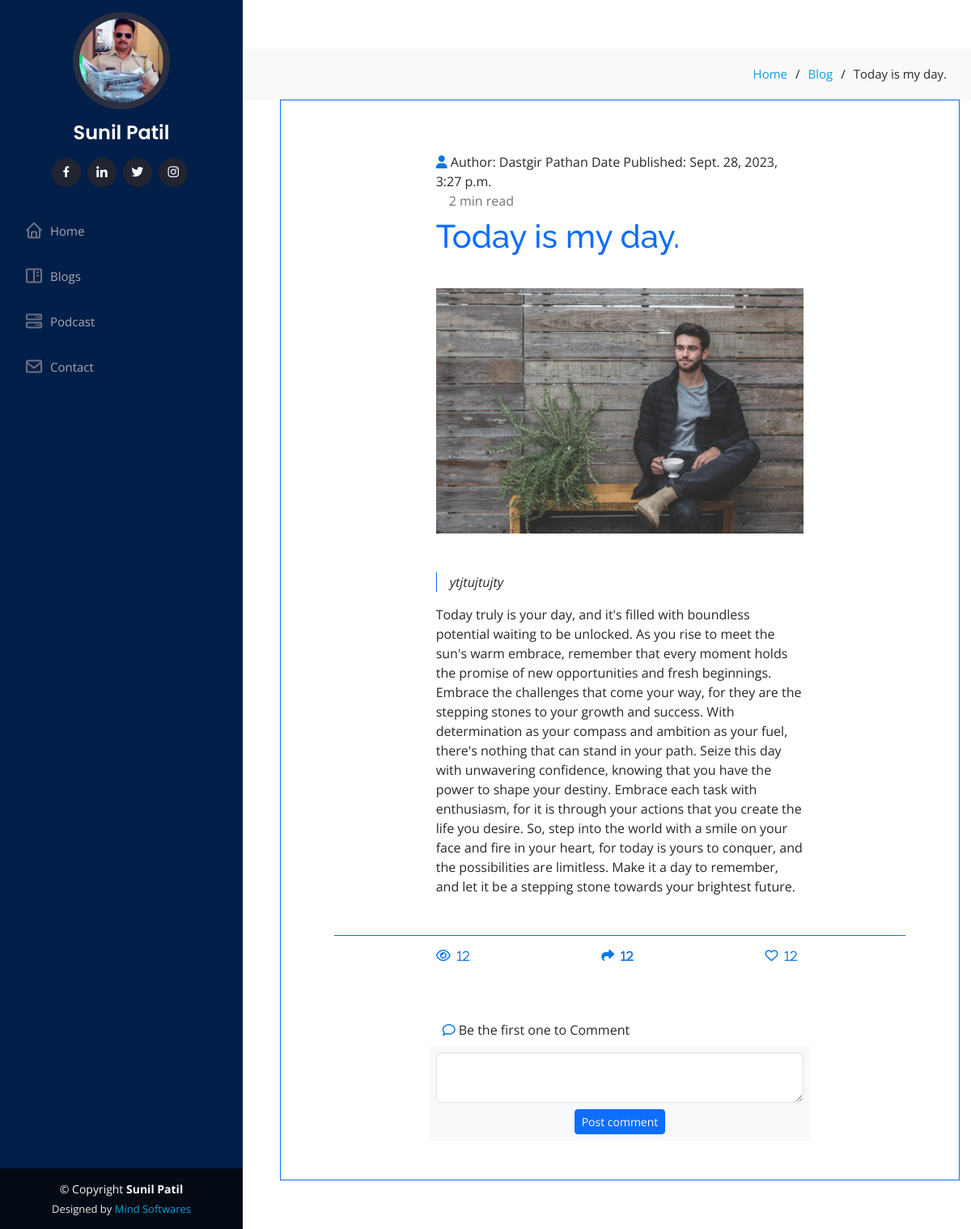
/post/1, run on the app's committed database.
### my_blog/models.py (models this page shows, shortened)
class Post(models.Model):
    title = models.CharField(max_length=200, null=True)
    post_image = models.ImageField(null=True, upload_to='post_images/')
    sub_title = models.CharField(max_length=500, null = True)
    content = models.TextField()
    author = models.ForeignKey(User, on_delete=models.CASCADE)
    date_published = models.DateTimeField(auto_now_add=True)
    categories = models.ManyToManyField('Category')

### my_blog/views.py (the view)
# urls.py: path('post/<int:pk>', views.Post.as_view(), name = 'post'),
class Post(DetailView):
  model = Postss
  template_name = 'post.html'

### my_blog/templates/post.html (shortened to what this page needs)
{% extends 'index.html' %}
{% load static %}
{% block main-content %}
{% block owl %}
<link href="{% static 'lib/owlcarousel/assets/owl.carousel.min.css' %}" rel="stylesheet">
<link rel="stylesheet" href="https://cdnjs.cloudflare.com/ajax/libs/font-awesome/6.4.2/css/all.min.css" />
{% endblock owl %}
<main id="main">
  <section>
    <section id="breadcrumbs" class="breadcrumbs">
      <div class="container mx-auto">
        <div class="d-flex justify-content-end">
          <ol>
            <li><a href="{% url 'home' %}">Home</a></li>
            <li><a href="{% url 'blog' %}">Blog</a></li>
            <li>{{post.title}} </li>
          </ol>
        </div>
      </div>
    </section>
    <div class="container-fluid">
      <div class="container border border-primary mx-3">
        <div class="row p-5">
          <div class="col-12  my-3">
            <div class="col-sm-8 d-flex mx-auto">
              <span><i class="fa fa-user" style="color: #0d78e3;"></i> Author: {{post.author.first_name}} {{post.author.last_name}} Date Published: {{post.date_published}}<div class="ms-3 text-secondary">2 min read</div> </span>
            </div>
            <div class="col">
              <div class="col-sm-8 mx-auto">
                <h1 class=" text-primary my-2">{{post.title}}</h1>
              </div>
            </div>
          </div>
          <div class="col-12 justify-content-center my-3 ">
            <div class="col-sm-8 mx-auto">
              <img src="{{post.post_image.url}}" class="img-fluid" alt="">
            </div>
          </div>
          <div class="col-12 my-3">
            <div class="col-sm-8 mx-auto">
              <div class="col border-start border-primary my-3">
                <p class=" mx-3" style="font-style: italic;">{{post.sub_title}}</p>
              </div>
              <p class="font-italic">
                {{post.content}} </p>
            </div>
          </div>
          <div class="col-12 mt-3 border-top border-primary">
            <div class="col-sm-8 d-flex mx-auto my-3 justify-content-between">
              <i class="fa-regular fa-eye text-right" style="color: #0d78e3;"><small class="px-2">12</small></i>
              <i class="fa fa-share" style="color: #0d78e3;"><small class="px-2">12</small></i>
              <i class="fa-regular fa-heart " style="color: #0d78e3;"><small class="px-2">12</small></i>
            </div>
          </div>
        </div>
        <div class="container mb-5">
          <div class="d-flex justify-content-center row">
            <div class="col-md-8">
              <div class="d-flex flex-column comment-section">
                <div class="bg-white">
                  <div class="d-flex flex-row fs-12">
                    <div class="like p-2 cursor mx-2"><i class="fa-regular fa-comment" style="color: #0d78e3;"></i></i><span class="ms-1">Be the first one to Comment</span></div>
                  </div>
                </div>
                <div class="bg-light p-2">
                  <div class="d-flex flex-row align-items-center"><textarea
                      class="form-control ml-1 shadow-none textarea"></textarea></div>
                  <div class="mt-2 text-center"><button class="btn btn-primary btn-sm shadow-none" type="button">Post
                      comment</button></div>
                </div>
              </div>
            </div>
          </div>
        </div>
      </div>
    </div>
  </section>
</main>
{% endblock main-content %}

### my_blog/static/assets/css/style.css (style rules this page uses)
body { font-family: "Open Sans", sans-serif; color: #272829; }
a { color: #149ddd; text-decoration: none; }
h1, h2, h3, h4, h5, h6 { font-family: "Raleway", sans-serif; }
#main { margin-left: 300px; }
.container, .container-fluid { padding-left: 30px; padding-right: 30px; }
section { padding: 60px 0; overflow: hidden; }
.breadcrumbs { padding: 20px 0; background: #f9f9f9; }
.breadcrumbs ol { display: flex; flex-wrap: wrap; list-style: none; padding: 0; margin: 0; font-size: 15px; }
.breadcrumbs ol li+li { padding-left: 10px; }
.breadcrumbs ol li+li::before { display: inline-block; padding-right: 10px; color: #0e2442; content: "/"; }

### data on the page
Post: title "Today is my day.", author.first_name "Dastgir", author.last_name "Pathan", date_published "Sept. 28, 2023, 3:27 p.m.", post_image (picture), sub_title "ytjtujtujty", content "Today truly is your day, and it's filled with boundless potential waiting to be unlocked. As you rise to meet the sun's warm embrace, remember that every moment holds the promise of new opportunities and fresh beginnings. Embrace the challenges that come your way, for they are the stepping stones to your growth and success. With determination as your compass and ambition as your fuel, there's nothing that can stand in your path. Seize this day with unwavering confidence, knowing that you have the power to shape your destiny. Embrace each task with enthusiasm, for it is through your actions that you create the life you desire. So, step into the world with a smile on your face and fire in…"
